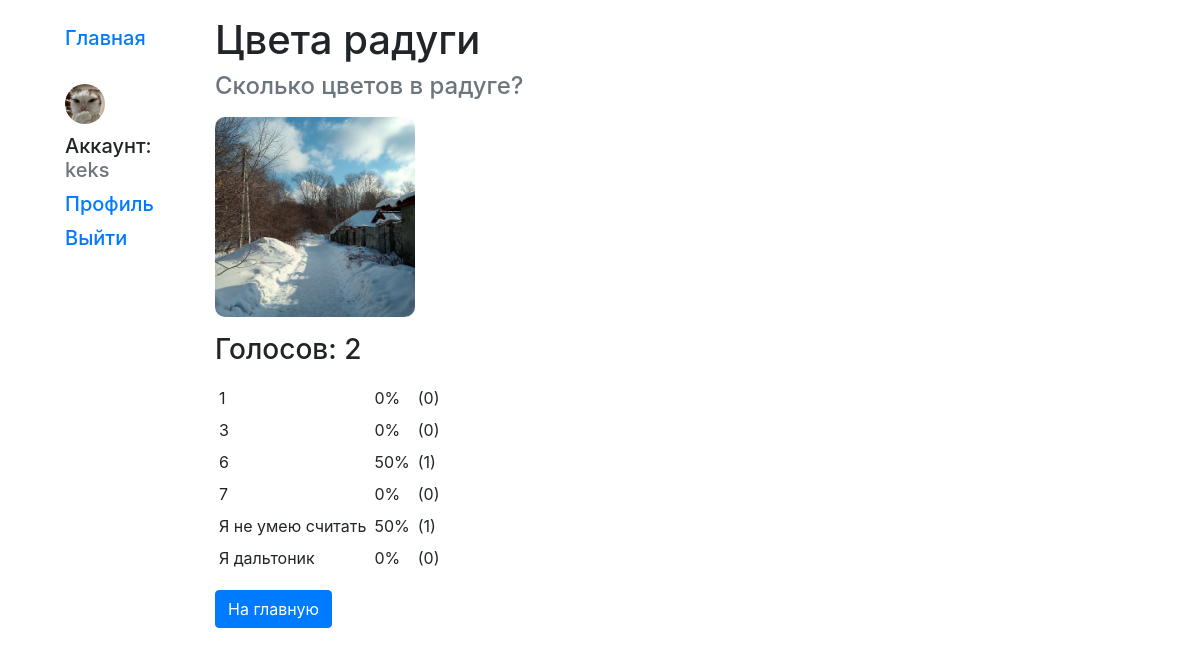
The app's page /polls/4/results/ (signed in) with its own data.
### polls/models.py (models this page shows, shortened)
class User(AbstractUser):
    username = models.CharField(max_length=200, verbose_name='Имя пользователя', unique=True)
    email = models.EmailField(max_length=200, verbose_name='Email', unique=True)
    password = models.CharField(max_length=200, verbose_name='Пароль')
    avatar = models.FileField(verbose_name='Аватар', blank=False)
    USERNAME_FIELD = 'username'
    def __str__(self):
        return self.username

class Question(models.Model):
    short_desc = models.CharField(max_length=200, verbose_name='Краткое описание', default='text')
    question_text = models.CharField(max_length=1000, verbose_name='Текст вопроса')
    image = models.FileField(verbose_name='Картинка', blank=True)
    pub_date = models.DateTimeField(auto_now_add=True, verbose_name='Дата публикации')
    total_votes = models.IntegerField(default=0)
    voters = models.ManyToManyField('User', blank=True, related_name='voted_questions')

class Choice(models.Model):
    question = models.ForeignKey(Question, on_delete=models.CASCADE)
    choice_text = models.CharField(max_length=200, verbose_name='Текст ответа')
    votes = models.IntegerField(default=0)
    def get_percent(self):
        return round(self.votes * 100 / self.question.total_votes) if self.votes != 0 else 0

### polls/views.py (the view)
# urls.py: path('<int:pk>/results/', views.ResultsView.as_view(), name='results'),
class ResultsView(generic.DetailView):
    model = Question
    template_name = 'polls/results.html'

### polls/templates/polls/results.html
{% extends "layout/basic.html" %}
{% block content %}
<h1>{{question.short_desc}}</h1>
<h4 class="text-secondary mb-3">{{question.question_text}}</h4>
{% if question.image %}
    <img src="{{ question.image.url }}" alt="{{ question.image.title }}" class="image-question mt-3 mb-3"/>
{% endif %}
<h3 class="">Голосов: {{ question.total_votes }}</h3>
<table class="mb-3 mt-3">
    {% for choice in question.choice_set.all %}
    <tr>
        <td class="p-1">{{ choice.choice_text }}</td>
        <td class="p-1">{{ choice.get_percent }}%</td>
        <td class="p-1">({{ choice.votes }})</td>
    </tr>
    {% endfor %}
</table>
<a href="{% url 'polls:index' %}" class="btn btn-primary">На главную</a>
{% endblock %}

### polls/templates/layout/basic.html (shortened to what this page needs)
<!doctype html>
<html lang="ru">
<head>
    {% load bootstrap4 %}
    {% bootstrap_css %}
    {% load static %}
    <link rel="stylesheet" href="{% static 'css/styles.css' %}"/>
</head>
<body>
<div class="container-fluid mt-3">
    <div class="row">
        <div class="col-sm-2">
            {% block sidebar %}
                <ul class="sidebar-nav h5">
                    <li><a href="{% url 'polls:index' %}">Главная</a></li>
                    {% if user.is_authenticated %}
                        {% if user.avatar %}
                            <img src="{{ user.avatar.url }}" alt="{{ user.avatar.title }}" class="avatar-index mt-4"/>
                        {% else %}
                            <div class="avatar-index-blank mt-4"></div>
                        {% endif %}
                        <li>Аккаунт: <span class="text-secondary">{{ user }}</span></li>
                        <li><a href="{% url 'polls:profile' %}">Профиль</a></li>
                        <li><a href="{% url 'polls:logout' %}">Выйти</a></li>
                    {% else %}
                        <li class="mt-4"><a href="{% url 'polls:login' %}">Войти</a></li>
                        <li><a href="{% url 'polls:register' %}">Регистрация</a></li>
                    {% endif %}
                </ul>
            {% endblock %}
        </div>
        <div class="col-sm-10">{% block content %}{% endblock %}
        </div>
    </div>
</div>
</body>
</html>

### polls/static/css/styles.css (style rules this page uses)
.sidebar-nav > li { list-style-type: none; margin: 10px; }
.avatar-index { margin-left: 10px; width: 40px; height: 40px; object-fit: cover; border-radius: 50%; }
.image-question { width: 200px; height: 200px; border-radius: 10px; object-fit: cover; display: block; }

### records on screen
User: avatar (picture), username "keks"
Question: short_desc "Цвета радуги", question_text "Сколько цветов в радуге?", image (picture), total_votes "2"
Choice: choice_text "1", get_percent "0", votes "0"
Choice: choice_text "3", get_percent "0", votes "0"
Choice: choice_text "6", get_percent "50", votes "1"
Choice: choice_text "7", get_percent "0", votes "0"
Choice: choice_text "Я не умею считать", get_percent "50", votes "1"
Choice: choice_text "Я дальтоник", get_percent "0", votes "0"
